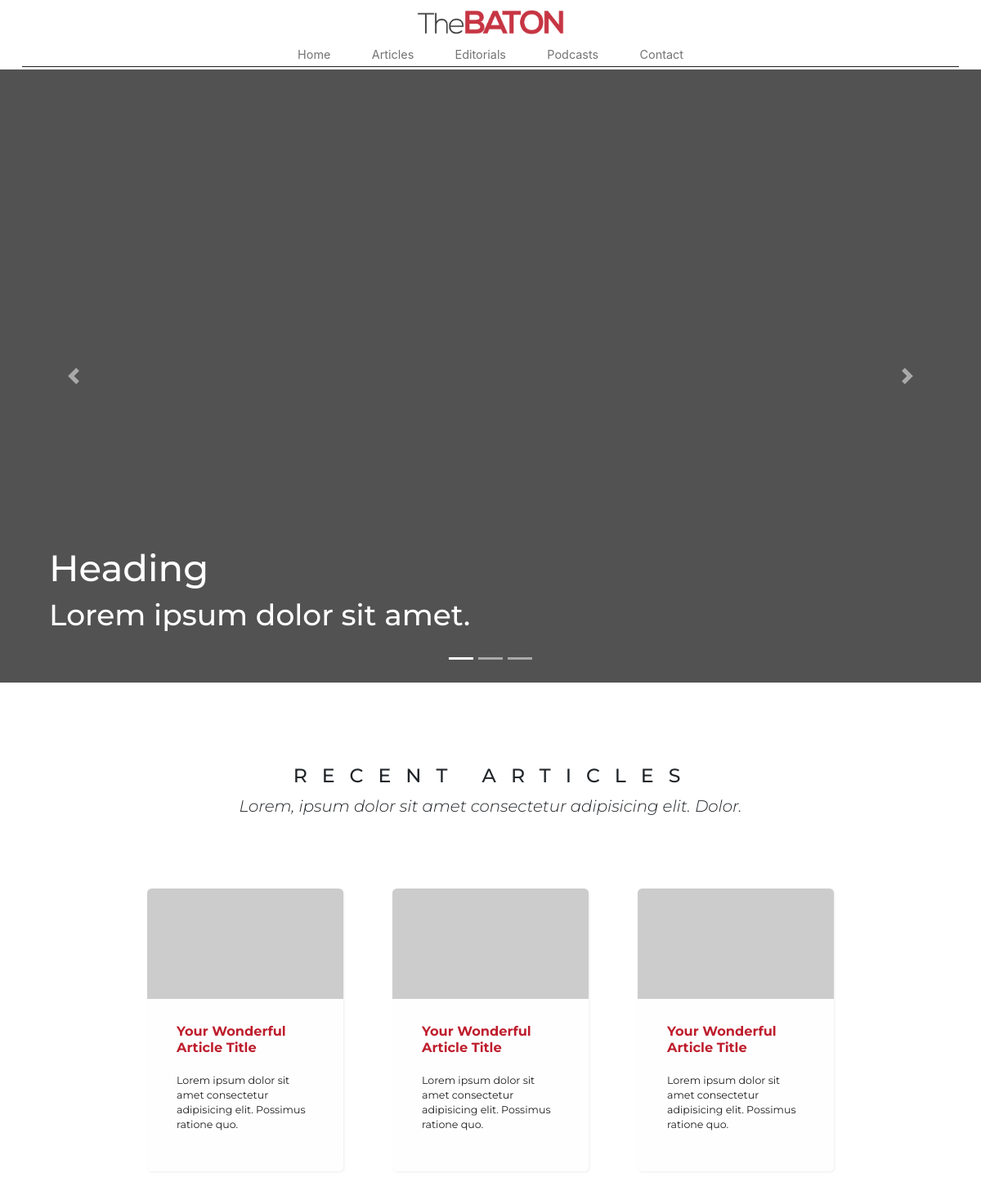
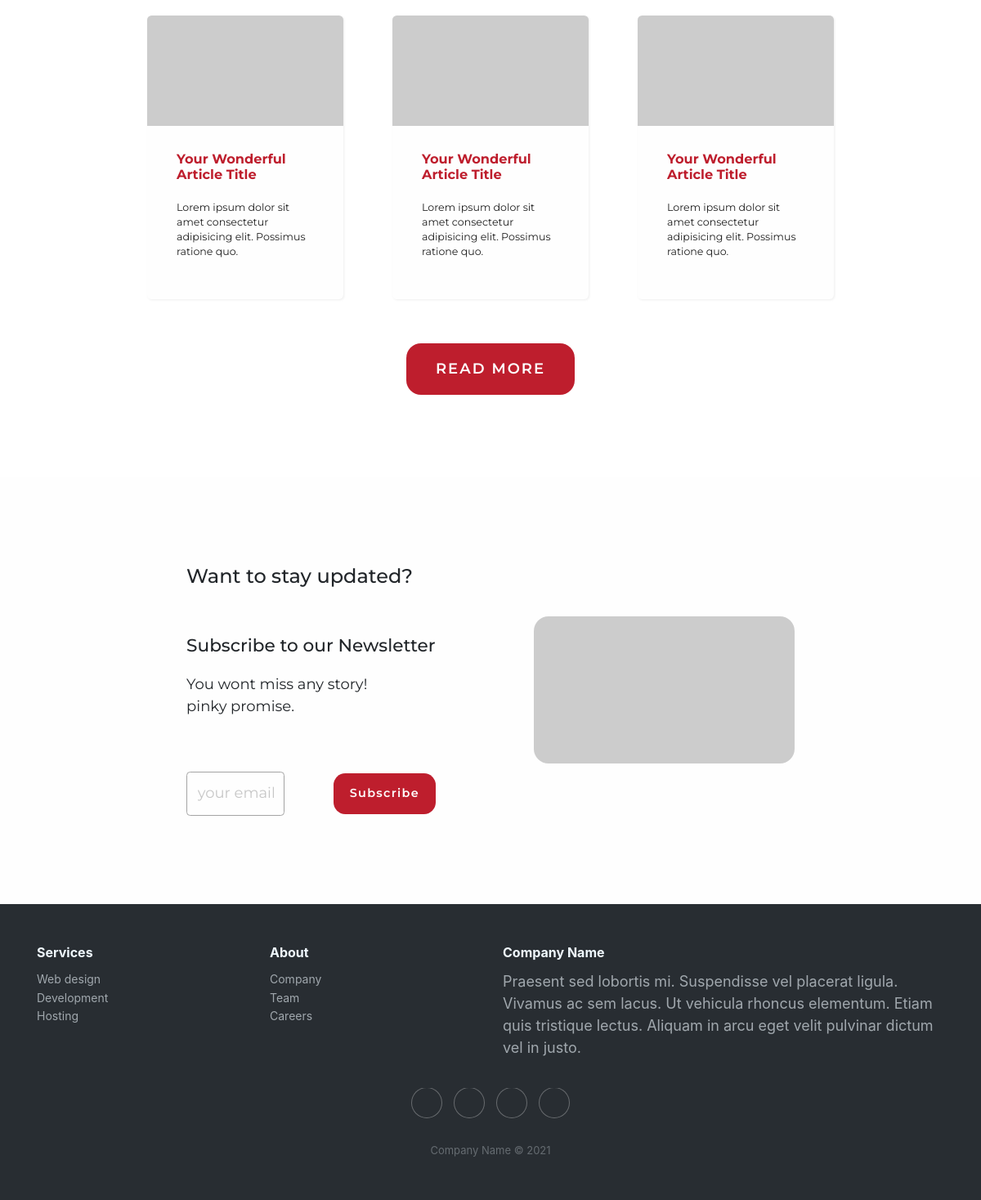
/index, run on the app's committed database (2 pictures, top to bottom).
### src/models/BlogpostModel.py (models this page shows, shortened)
class Blogpost(db.Model):
    id = db.Column(db.Integer, primary_key=True)
    public_id = db.Column(db.String, unique=True, nullable=False)
    cover_image = db.Column(db.String, default='static/images/default_cover.jpg')
    title = db.Column(db.String, nullable=False)
    date_posted = db.Column(db.DateTime, nullable=False, default=datetime.utcnow)
    date_modified = db.Column(db.DateTime, nullable=False, default=datetime.utcnow)
    content = db.Column(db.Text, nullable=False)
    user_id = db.Column(db.Integer, db.ForeignKey('user.public_id'))

### src/views/UserView.py (the view)
@user_api.route("/")
@user_api.route("/index")
def index():
    recent_articles = Blogpost.query.order_by(desc('date_modified')).limit(6)
    return render_template('index.html', recent_articles=recent_articles)

### src/views/UserView.py (called while the page is built)
@user_api.after_request
def refresh_expiring_jwts(response):
    try:
        exp_timestamp = get_jwt()["exp"]
        now = datetime.now(timezone.utc)
        target_timestamp = datetime.timestamp(now + timedelta(minutes=30))
        if target_timestamp > exp_timestamp:
            access_token = create_access_token(identity=get_jwt_identity())
            set_access_cookies(response, access_token)
        return response
    except (RuntimeError, KeyError):
        return response

### src/templates/index.html (shortened to what this page needs)
{% extends "base.html" %}
{% block title %}
<link rel="stylesheet" href="static/css/index.css">
<link rel="stylesheet" href="https://cdnjs.cloudflare.com/ajax/libs/Swiper/3.3.1/css/swiper.min.css">
{% endblock %}
{% block content %}
<div class="carousel slide" data-ride="carousel" id="carousel-1">
  <div class="carousel-inner">
      <div class="carousel-item active"><img class="w-100 d-block" src="https://picsum.photos/1440/900" alt="Slide Image">
          <div class="overlay-text-container">
              <h1>Heading</h1>
              <h2>Lorem ipsum dolor sit amet.</h2>
          </div>
      </div>
  </div>
  <div>
      <a class="carousel-control-prev" href="#carousel-1" role="button" data-slide="prev"><span class="carousel-control-prev-icon"></span><span class="sr-only">Previous</span></a>
      <a class="carousel-control-next" href="#carousel-1" role="button" data-slide="next"><span class="carousel-control-next-icon"></span><span class="sr-only">Next</span></a>
  </div>
  <ol class="carousel-indicators">
      <li data-target="#carousel-1" data-slide-to="0" class="active"></li>
      <li data-target="#carousel-1" data-slide-to="1"></li>
      <li data-target="#carousel-1" data-slide-to="2"></li>
  </ol>
</div>
<header class="recart">
    <section class="recart-text">
        <h1>RECENT ARTICLES</h1>
        <h2>Lorem, ipsum dolor sit amet consectetur adipisicing elit. Dolor.</h2>
    </section>
    <section class="recart-grid">
        {% for article in recent_articles %}
        <article class="recart-element">
            <a href="/articles/{{ article.public_id }}">
            <img src="https://picsum.photos/400/225" alt="article thumbnail">
            <div class="container">
                <h3>{{ article.title }}</h3>
                <p>Lorem ipsum dolor sit amet consectetur adipisicing elit. Possimus ratione quo.</p>
            </div>
            </a>
        </article>
        {% endfor %}
    </section>
    <section class="recart-btn">
        <button><a href="/articles"> READ MORE</a></button>
    </section>
</header>
<header class="subscribe">
  <section class="subscribe-flex">
      <acticle class="text news-flex">
              <div class="subs-text-wrap wrapper-1">
                  <h1>
                      Want to stay updated?
                  </h1>
              </div>
          <div class="subs-text-wrap wrapper-2">
              <h2>
                  Subscribe to our Newsletter
              </h2>
              <p>
                  You wont miss any story! <br> pinky promise.
              </p>
          </div>
          <div class="subs-text-wrap wrapper-3">
              <form class="subscribe-form" action="">
                  <input class="subscribe-form-input" type="email" placeholder="your email" pattern="[A-Za-z0-9._%+-]+@[A-Za-z0-9.-]+\.[A-Za-z]{1,63}$" required>
                  <button class="subscribe-form-btn" type="submit">Subscribe</button>
              </form>
          </div>
      </acticle>
      <article class="news-flex">
          <div class="img"><img src="https://picsum.photos/399/225" alt="subscribe image"></div>
      </article>
  </section>
</header>
{% endblock %}

### src/templates/base.html (shortened to what this page needs)
<!DOCTYPE html>
<html lang="en">
<head>
    <link rel="stylesheet" href="https://cdnjs.cloudflare.com/ajax/libs/twitter-bootstrap/4.6.0/css/bootstrap.min.css">
    <link rel="stylesheet" href="https://cdnjs.cloudflare.com/ajax/libs/font-awesome/4.7.0/css/font-awesome.min.css">
    <link rel="stylesheet" href="https://cdnjs.cloudflare.com/ajax/libs/ionicons/2.0.1/css/ionicons.min.css">
    <link rel="stylesheet" href="{{ url_for('static', filename='css/base.css') }}">
    {% block title %}
    {% endblock %}
</head>
<body>
    <nav>
        <div class="uppernav">
            <div class="center">
                <img src="{{ url_for('static', filename='logo-fav/thebaton_logo_1000x160.png') }}" alt="TheBaton Logo">
            </div>
        </div>
        <div class="lowernav">
            <ul class="navlinkbox">
                <li><a href="{{ url_for('user_api.index') }}" class="navlink">Home</a></li>
                <li><a href="{{ url_for('user_api.articles') }}" class="navlink">Articles</a></li>
                <li><a href="{{ url_for('user_api.editorials') }}" class="navlink">Editorials</a></li>
                <li><a href="{{ url_for('user_api.podcasts') }}" class="navlink"></a>Podcasts</li>
                <li><a href="{{ url_for('user_api.contact') }}" class="navlink"></a>Contact</li>
            </ul>
        </div>
        <hr>
    </nav>
    <div class="hero-body">
        <div class="has-text-centered">
            {% block content %}
            {% endblock %}
        </div>
    </div>
    <footer class="footer-dark">
        <div class="container">
            <div class="row">
                <div class="col-sm-6 col-md-3 item">
                    <h3>Services</h3>
                    <ul>
                        <li><a href="#">Web design</a></li>
                        <li><a href="#">Development</a></li>
                        <li><a href="#">Hosting</a></li>
                    </ul>
                </div>
                <div class="col-sm-6 col-md-3 item">
                    <h3>About</h3>
                    <ul>
                        <li><a href="#">Company</a></li>
                        <li><a href="#">Team</a></li>
                        <li><a href="#">Careers</a></li>
                    </ul>
                </div>
                <div class="col-md-6 item text">
                    <h3>Company Name</h3>
                    <p>Praesent sed lobortis mi. Suspendisse vel placerat ligula. Vivamus ac sem lacus. Ut vehicula rhoncus elementum. Etiam quis tristique lectus. Aliquam in arcu eget velit pulvinar dictum vel in justo.</p>
                </div>
                <div class="col item social"><a href="#"></a><a href="#"></a><a href="#"></a><a href="#"></a></div>
            </div>
            <p class="copyright">Company Name © 2021</p>
        </div>
    </footer>
</body>
</html>

### src/static/css/base.css (style rules this page uses)
* { margin: 0; padding:0; overflow-x:hidden; }
:root { --clr-background: #f8f8f8; --clr-primary-red: #be1e2d; --clr-primary-text: #202020; --clr-secondary-text: #737373; --clr-light-primary: #fefefe; --clr-light-secondary: #f0f0f0; }
html { font-family: "Montserrat", sans-serif; background-color: var(--clr-background); }
h1,h2,h3,h4,h5 { overflow: hidden; }
nav { padding-inline: 1.5rem; margin-block-end: 0.8rem; }
.uppernav { display: flex; flex-direction: column; justify-content: center; font-size: clamp(1.2rem,1.45rem,1.8rem); padding-block-start: 1rem; }
.uppernav .center { padding-block-start: 1rem; align-self: center; }
.uppernav .center img { width: clamp(7.5rem,16rem,23.75rem); vertical-align: unset; }
.lowernav { display: flex; justify-content: center; align-items: center; }
.lowernav .navlinkbox, .lowernav .navlink { list-style: none; text-decoration: none !important; color: var(--clr-secondary-text); }
.lowernav ul { display: flex; flex-direction: row; justify-content: center; flex-wrap: wrap; padding-inline: 0px; max-width: 100%; margin-bottom: unset; }
.lowernav li { padding-inline: clamp(0.5rem,1.4rem,1.875rem); padding-block: 0.2rem; }
hr { color: var(--clr-background); margin-top: unset; margin-bottom: 0.2rem; border: solid var(--clr-primary-text) 1px; border-top: unset; box-sizing: unset; height: unset; overflow: unset; }
.footer-dark { padding: 50px 0; color: #f0f9ff; background-color: #282d32; }
.footer-dark h3 { margin-top: 0; margin-bottom: 12px; font-weight: bold; font-size: 16px; }
.footer-dark ul { padding: 0; list-style: none; line-height: 1.6; font-size: 14px; margin-bottom: 0; }
.footer-dark ul a { color: inherit; text-decoration: none; opacity: 0.6; }
.footer-dark .item.text { margin-bottom: 36px; }
.footer-dark .item.text p { opacity: 0.6; margin-bottom: 0; }
.footer-dark .item.social { text-align: center; }
.footer-dark .item.social > a { font-size: 20px; width: 36px; height: 36px; line-height: 36px; display: inline-block; text-align: center; border-radius: 50%; box-shadow: 0 0 0 1px rgba(255,255,255,0.4); margin: 0 8px; color: #fff; opacity: 0.75; }
.footer-dark .copyright { text-align: center; padding-top: 24px; opacity: 0.3; font-size: 13px; margin-bottom: 0; }
@media only screen and (min-width: 768px) { .lowernav { font-size: clamp(0.8rem,1.2vw,1.5rem); } }
@media only screen and (min-width: 768px) { :root { font-size: 18px; } }
@media only screen and (min-width: 768px) { .uppernav .center img { width: clamp(10rem,10vw,14rem); } }
@media only screen and (min-width: 768px) { nav { margin-block-end: 0rem } }
@media only screen and (min-width: 768px) { .uppernav { flex-direction: row; justify-content: space-between; width: 100%; align-items: center; padding-block-start: clamp(0.6rem,1vw,1.3rem) } }
@media only screen and (min-width: 768px) { .uppernav .center { padding-block-start: 0; } }

### data on the page
Blogpost: title "Your Wonderful Article Title"
Blogpost: title "Your Wonderful Article Title"
Blogpost: title "Your Wonderful Article Title"
Blogpost: title "Your Wonderful Article Title"
Blogpost: title "Your Wonderful Article Title"
Blogpost: title "Your Wonderful Article Title"
